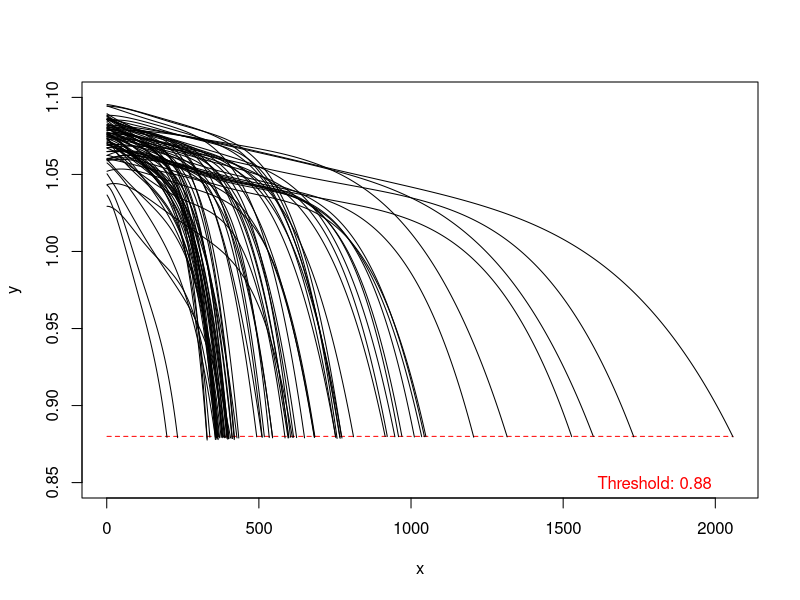

Write R code to recreate this figure.
library("readxl")
Data=read.csv("Battery_train.csv")
x=seq(1,2058)
y=rep(0.88,2058)
plot(x,y,type='l',lty=2, col='red',ylim=c(0.85,1.1))
text(1800,0.85,'Threshold: 0.88',col="red")
for (i in seq(2,80)){
  lines(x,Data[[i]])
  
}


